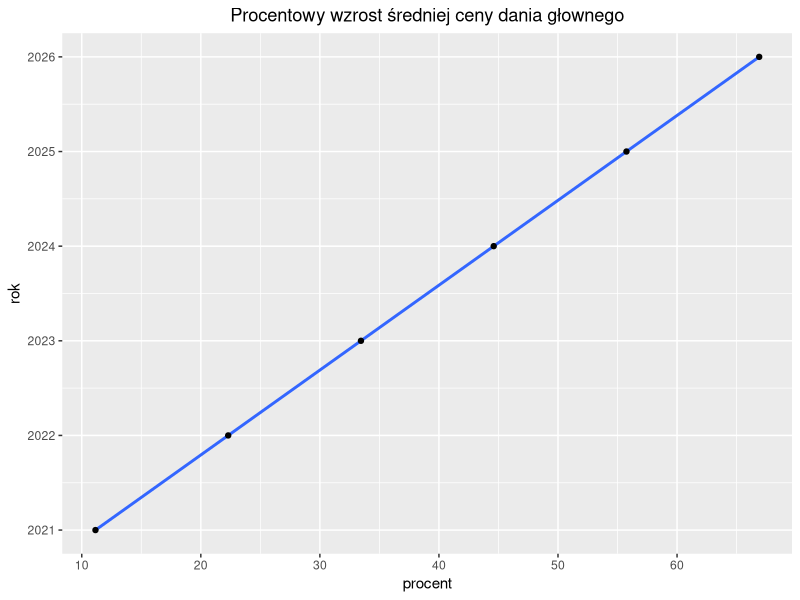

Generate this figure with R:
library(tidyverse)
library(dplyr)

### 

menu = read.csv("menu.csv", encoding = "UTF-8")
menu

class(menu)
attributes(menu)

menu_stare = read.csv("stare_menu.csv", encoding = "UTF-8")
menu_stare


#Prognoza wzrostu cen w przeciągu najbliższych lat (na podstawie zmiany średniej cen dań głównych na przestrzeni 6 miesięcy) 

nowe_ceny = mean(menu$CENA[1:41])
nowe_ceny
stare_ceny = mean(menu_stare$CENA)
stare_ceny
wzrost_procentowy = 100 - (stare_ceny/nowe_ceny)*100
wzrost_procentowy
wzrost_roczny=11.15
prognoza =  c(wzrost_roczny, wzrost_roczny+11.15, wzrost_roczny+(2*11.15), wzrost_roczny+(3*11.15), wzrost_roczny+(4*11.15), wzrost_roczny+(5*11.15))
lata= (2021.5:2026) 
lata

wzrost_cen = data.frame(procent = c(wzrost_roczny, wzrost_roczny+11.15, wzrost_roczny+(2*11.15), wzrost_roczny+(3*11.15), wzrost_roczny+(4*11.15), wzrost_roczny+(5*11.15)),
                   rok = 2021:2026)


wzrost_cen

ggplot(wzrost_cen, aes(x=procent,
                 y=rok)) + stat_smooth()  + geom_point() +ggtitle("Procentowy wzrost średniej ceny dania głownego")+theme(plot.title=element_text(hjust=0.5))


##
#funkcje pozwalające na wyodrębnienie ceny najtańszego i najgroższego elementu z danej kategorii 
 
najtańsze = function(kategoria){
  if (kategoria == "N"){
    min(menu$CENA[menu$ID == "N"])}
  else if (kategoria == "O"){
    min(menu$CENA[menu$ID == "O"])}
  else if (kategoria == "P"){
    min(menu$CENA[menu$ID == "P"])}
  else if (kategoria == "PR"){
    min(menu$CENA[menu$ID == "PR"])}
  else if (kategoria == "DS"){
    min(menu$CENA[menu$ID == "DS"])}
  else if (kategoria == "D"){
    min(menu$CENA[menu$ID == "D"])}
  else if (kategoria == "S"){
    min(menu$CENA[menu$ID == "S"])}
  
}

najtańsze("N")

###

najdroższe = function(kategoria){
  if (kategoria == "N"){
  max(menu$CENA[menu$ID == "N"])}
  else if (kategoria == "O"){
  max(menu$CENA[menu$ID == "O"])}
  else if (kategoria == "P"){
  max(menu$CENA[menu$ID == "P"])}
  else if (kateoria == "PR"){
  max(menu$CENA[menu$ID == "PR"])}
  else if (kategoria == "DS"){
  max(menu$CENA[menu$ID == "DS"])}
  else if (kategoria == "D"){
  max(menu$CENA[menu$ID == "D"])}
  else if (kategoria == "S"){
  max(menu$CENA[menu$ID == "S"])}
}
  
najdroższe("O")




#funkcja pozwalająca na wyodrębnienie pozycji wegetariańskich 


Wege = function(kategoria){
    if (kategoria == "O"){
    menu$NAZWA[menu$ID == "O" & menu$WEGE == "W"]}
    else if (kategoria == "P"){
    menu$NAZWA[menu$ID == "P" & menu$WEGE == "W"]}
    else if (kategoria == "PR"){
    menu$NAZWA[menu$ID == "PR" & menu$WEGE == "W"]}
    else if (kategoria == "DS"){
    menu$NAZWA[menu$ID == "DS"& menu$WEGE == "W"]}
    else if (kategoria == "D"){
    menu$NAZWA[ menu$ID == "D" &menu$WEGE == "W"]}
    else if (kategoria == "S"){
    menu$NAZWA[menu$ID == "S" & menu$WEGE == "W"] }
    }
  
Wege("S")




#Funkcja pozwalająca sprawdzić użytkownikowi na jakie produkty z danej kategorii go stać 

na_co_wystarczy = function(kategoria, kwota){
  
  if (kategoria == "N"){
    menu$NAZWA[menu$CENA <= kwota &  menu$ID == "N"]}
  else if (kategoria == "O"){
    menu$NAZWA[menu$CENA <= kwota &  menu$ID == "O"]}
  else if (kategoria == "P"){
    menu$NAZWA[menu$CENA <= kwota &  menu$ID == "P"]}
  else if (kategoria == "PR"){
    menu$NAZWA[menu$CENA <= kwota &  menu$ID == "PR"]}
  else if (kategoria == "DS"){
    menu$NAZWA[menu$CENA <= kwota &  menu$ID == "DS"]}
  else if (kategoria == "D"){
    menu$NAZWA[menu$CENA <= kwota &  menu$ID == "D"]}
  else if (kategoria == "S"){
    menu$NAZWA[menu$CENA <= kwota &  menu$ID == "S"]}
  else if (!is.character(kwota)){
    print("Masz do wyboru kategorie: 'O' -obiad, 'P' - Pizza, 'S' - śniadanie, 'PR' - przekąska słona, 'DR' - deser, 'D' - dodatki, 'N' - Napój.")
  }
  
}
na_co_wystarczy("D", 2)



#ZESTAW 
#ZESTAW 

#funckja pozwalająca wylosować użytkownikowi zestaw na podstawie wybranej przez niego kwoty.

zestaw = function(kwota){
  for (i in menu) {
    
    X = sample(menu$NAZWA[menu$ID == "O"],1)
    Y = sample(menu$NAZWA[menu$ID == "DS"],1)
    Z = sample(menu$NAZWA[menu$ID == "N"],1)
    losowanie = sum(menu$CENA[menu$NAZWA == X],menu$CENA[menu$NAZWA == Y],menu$CENA[menu$NAZWA == Z])
    if(losowanie <= kwota){
      cat(c(X,Y,Z), sep= ", ") 
      break
    }
  }}

zestaw(20)


#zestaw_wege

#funckja pozwalająca wylosować użytkownikowi zestaw wegetariański na podstawie wybranej przez niego kwoty.

zestaw_wege = function(kwota){
  for (i in menu) {
    
    X = sample(menu$NAZWA[menu$ID == "O" & menu$WEGE == "W"],1)
    Y = sample(menu$NAZWA[menu$ID == "DS" & menu$WEGE == "W"],1)
    Z = sample(menu$NAZWA[menu$ID == "N" & menu$WEGE == "W"],1)
    losowanie = sum(menu$CENA[menu$NAZWA == X],menu$CENA[menu$NAZWA == Y],menu$CENA[menu$NAZWA == Z])
    if(losowanie <= kwota){
      cat(c(X,Y,Z), sep= ", ") 
      break
    }   
  }}

zestaw_wege(20)












